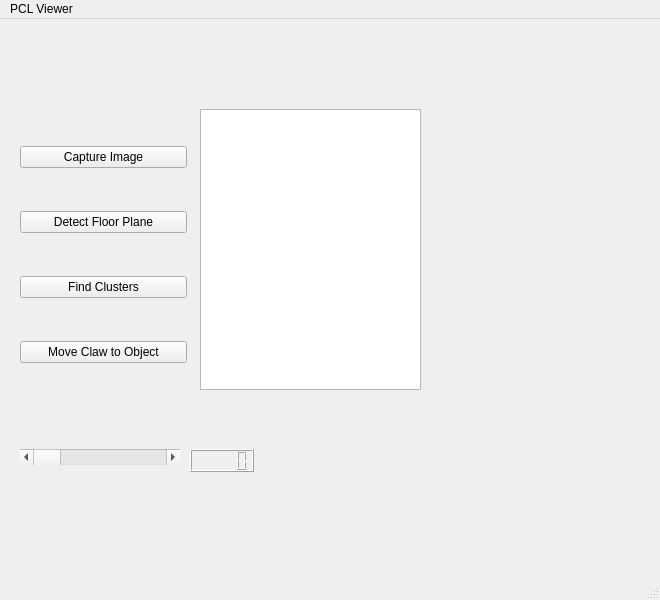
<?xml version="1.0" encoding="UTF-8"?>
<ui version="4.0">
 <class>PCLViewer2</class>
 <widget class="QMainWindow" name="PCLViewer2">
  <property name="geometry">
   <rect>
    <x>0</x>
    <y>0</y>
    <width>660</width>
    <height>600</height>
   </rect>
  </property>
  <property name="windowTitle">
   <string>MainWindow</string>
  </property>
  <widget class="QWidget" name="centralwidget">
   <widget class="QVTKWidget" name="qvtkWidget">
    <property name="geometry">
     <rect>
      <x>440</x>
      <y>60</y>
      <width>331</width>
      <height>331</height>
     </rect>
    </property>
   </widget>
   <widget class="QWidget" name="verticalLayoutWidget">
    <property name="geometry">
     <rect>
      <x>20</x>
      <y>90</y>
      <width>167</width>
      <height>291</height>
     </rect>
    </property>
    <layout class="QVBoxLayout" name="verticalLayout">
     <item>
      <widget class="QPushButton" name="captureImageButton">
       <property name="text">
        <string>Capture Image</string>
       </property>
      </widget>
     </item>
     <item>
      <widget class="QPushButton" name="getFloorButton">
       <property name="text">
        <string>Detect Floor Plane</string>
       </property>
      </widget>
     </item>
     <item>
      <widget class="QPushButton" name="findClusterButton">
       <property name="text">
        <string>Find Clusters</string>
       </property>
      </widget>
     </item>
     <item>
      <widget class="QPushButton" name="getDistanceButton">
       <property name="text">
        <string>Move Claw to Object</string>
       </property>
      </widget>
     </item>
    </layout>
   </widget>
   <widget class="QTextBrowser" name="textDisplay">
    <property name="geometry">
     <rect>
      <x>200</x>
      <y>90</y>
      <width>221</width>
      <height>281</height>
     </rect>
    </property>
   </widget>
   <widget class="QScrollBar" name="floorAlphaSlider">
    <property name="geometry">
     <rect>
      <x>20</x>
      <y>430</y>
      <width>160</width>
      <height>16</height>
     </rect>
    </property>
    <property name="orientation">
     <enum>Qt::Horizontal</enum>
    </property>
   </widget>
   <widget class="QLCDNumber" name="lcdNumber">
    <property name="geometry">
     <rect>
      <x>190</x>
      <y>430</y>
      <width>64</width>
      <height>23</height>
     </rect>
    </property>
   </widget>
  </widget>
  <widget class="QMenuBar" name="menubar">
   <property name="geometry">
    <rect>
     <x>0</x>
     <y>0</y>
     <width>660</width>
     <height>22</height>
    </rect>
   </property>
   <widget class="QMenu" name="menuPCL_Viewer">
    <property name="title">
     <string>PCL Viewer</string>
    </property>
   </widget>
   <addaction name="menuPCL_Viewer"/>
  </widget>
  <widget class="QStatusBar" name="statusbar"/>
 </widget>
 <customwidgets>
  <customwidget>
   <class>QVTKWidget</class>
   <extends>QWidget</extends>
   <header>QVTKWidget.h</header>
  </customwidget>
 </customwidgets>
 <resources/>
 <connections/>
</ui>
